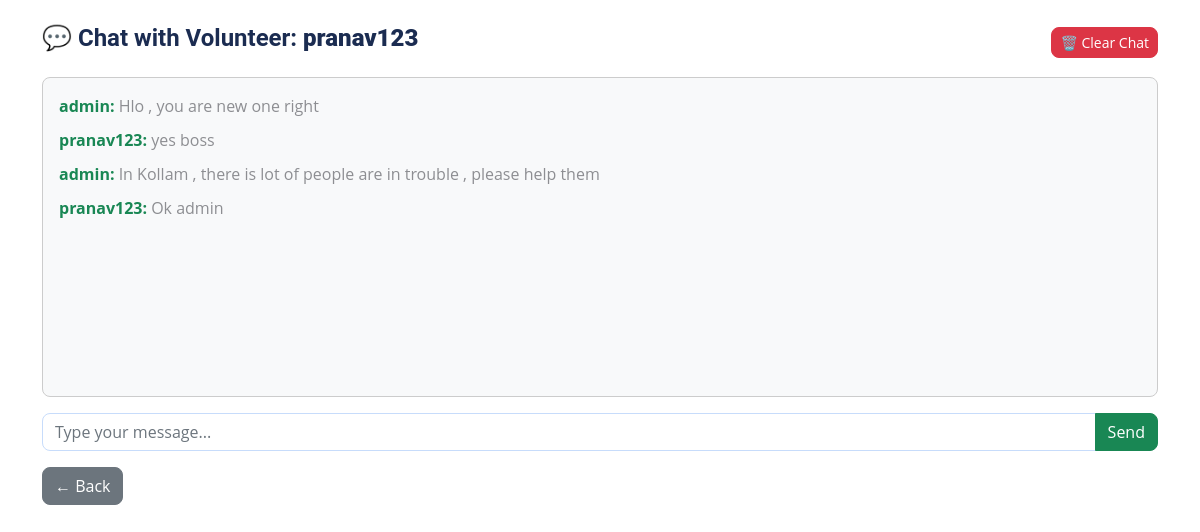
The page /user/chat_with_volunteer.php?username=pranav123 (signed in) on the database its author committed.
### tables this page shows
CREATE TABLE `messages` (
  `id` int(11) NOT NULL,
  `sender_username` varchar(100) NOT NULL,
  `receiver_username` varchar(100) NOT NULL,
  `message` text NOT NULL,
  `sent_at` timestamp NOT NULL DEFAULT current_timestamp()
);

### user/chat_with_volunteer.php (the view, shortened to what this page needs)
<?php
include __DIR__ . '/../config/db.php';
$volunteer = $_GET['username'];
$admin = $_SESSION['username'];
?>
<!DOCTYPE html>
<html lang="en">
<head>
  <link rel="stylesheet" href="../assets/css/bootstrap.min.css">
</head>
<body class="p-4">
  <div class="container">
    <div class="top-bar">
      <h4>💬 Chat with Volunteer: <strong><?= htmlspecialchars($volunteer) ?></strong></h4>
      <form action="clear_chat.php" method="POST" onsubmit="return confirm('Are you sure you want to clear the chat with <?= $volunteer ?>?');" class="clear-form">
        <button type="submit" class="btn btn-danger btn-sm">🗑️ Clear Chat</button>
      </form>
    </div>
    <div class="chat-box">
      <?php
        $stmt = $conn->prepare("SELECT * FROM messages WHERE (sender_username=? AND receiver_username=?) OR (sender_username=? AND receiver_username=?) ORDER BY sent_at ASC");
        $stmt->bind_param("ssss", $admin, $volunteer, $volunteer, $admin);
        $stmt->execute();
        $result = $stmt->get_result();
        while ($msg = $result->fetch_assoc()) {
          echo "<div class='chat-msg'><strong>" . htmlspecialchars($msg['sender_username']) . ":</strong> " . htmlspecialchars($msg['message']) . "</div>";
        }
      ?>
    </div>
    <form method="post" action="send_messages.php">
      <div class="input-group">
        <input type="text" name="message" class="form-control" placeholder="Type your message..." required>
        <button type="submit" class="btn btn-success">Send</button>
      </div>
    </form>
    <div class="mt-3">
      <a href="http://localhost/ReliefLink/user/admin/volunteers.php" class="btn btn-secondary">← Back</a>
    </div>
  </div>
</body>
</html>

### user/chat_with_volunteer.php (style rules this page uses)
.chat-box { border: 1px solid #ccc; border-radius: 8px; padding: 1rem; height: 320px; overflow-y: auto; background-color: #f8f9fa; margin-bottom: 1rem; }
.chat-msg { margin-bottom: 10px; }
.chat-msg strong { color: #198754; }
.top-bar { display: flex; justify-content: space-between; align-items: center; margin-bottom: 1rem; }
.clear-form { display: inline; }

### rows shown on the page
messages: sender_username "admin", message "Hlo , you are new one right"
messages: sender_username "pranav123", message "yes boss"
messages: sender_username "admin", message "In Kollam , there is lot of people are in trouble , please help them"
messages: sender_username "pranav123", message "Ok admin"

### other values the page prints
$volunteer "pranav123"
